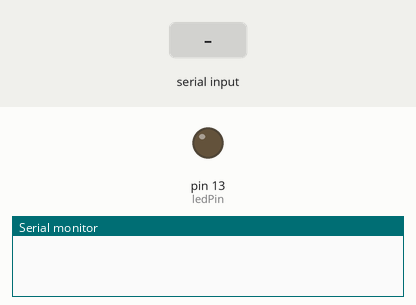
The sketch below on a simulated Arduino Uno, built with avr-gcc and run on an emulated ATmega328P. Shown: output pins drawn as LEDs (lit = HIGH), the last lines printed to the serial monitor. The test bench sets the inputs (shaded band).

Above: at 1.2 s.
1.3 s: "LED ON\n" received over Serial
At 1.8 s:
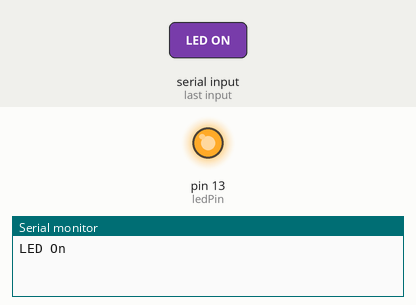
4.3 s: "LED OFF\n" received over Serial
At 5.4 s:
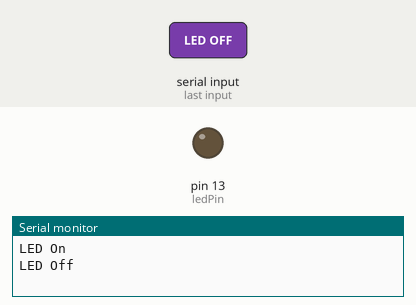
Timing chart, 0 to 7.3 s (numbered marks = the images above; inputs shaded):
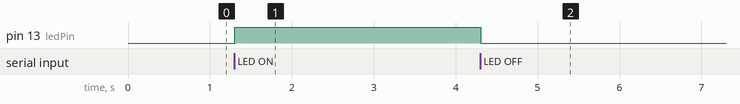

Measured:
- after the input at 1.3 s, pin 13 (ledPin): LOW → HIGH at once
- after the input at 4.3 s, pin 13 (ledPin): HIGH → LOW at once

The sketch:

LED_ON.ino
```cpp
String inputString = "";
bool isStringComplete = false;

int ledPin = 13;

void setup() {
  Serial.begin(19200);
  pinMode(ledPin, OUTPUT);
  digitalWrite(ledPin, LOW);
  inputString.reserve(200);
}

void loop() {
  if (isStringComplete) {
    inputString.trim();

    if (inputString.equals("LED ON")) {
      digitalWrite(ledPin, HIGH);
      Serial.println("LED On");

    } else if (inputString.equals("LED OFF")) {
      digitalWrite(ledPin, LOW);
      Serial.println("LED Off");

    } else if (inputString.startsWith("FLASH")) {
      handleFlash(inputString.substring(5));

    } else {
      Serial.print("Unknown command --> ");
      Serial.println(inputString);
    }

    inputString = "";
    isStringComplete = false;
  }
}

void handleFlash(String params) {
  params.trim();

  int spaceIndex = params.indexOf(' ');

  if (spaceIndex == -1) {
    Serial.print("Unknown command --> ");
    Serial.println(inputString);
    return;
  }

  String flashesParam = params.substring(0, spaceIndex);
  String periodParam = params.substring(spaceIndex + 1);

  flashesParam.trim();
  periodParam.trim();

  int flashes = flashesParam.toInt();
  int periodMs = periodParam.toInt();

  Serial.print("Flashes = ");
  Serial.print(flashes);
  Serial.print(" PeriodMs = ");
  Serial.println(periodMs);

  for (int i = 0; i < flashes; i++) {
    digitalWrite(ledPin, HIGH);
    delay(periodMs / 2);
    digitalWrite(ledPin, LOW);
    delay(periodMs - periodMs / 2);
  }
}

void serialEvent() {
  while (Serial.available()) {
    char inChar = (char)Serial.read();

    if (inChar == '\n') {
      isStringComplete = true;
    } else {
      inputString += inChar;
    }
  }
}
```
